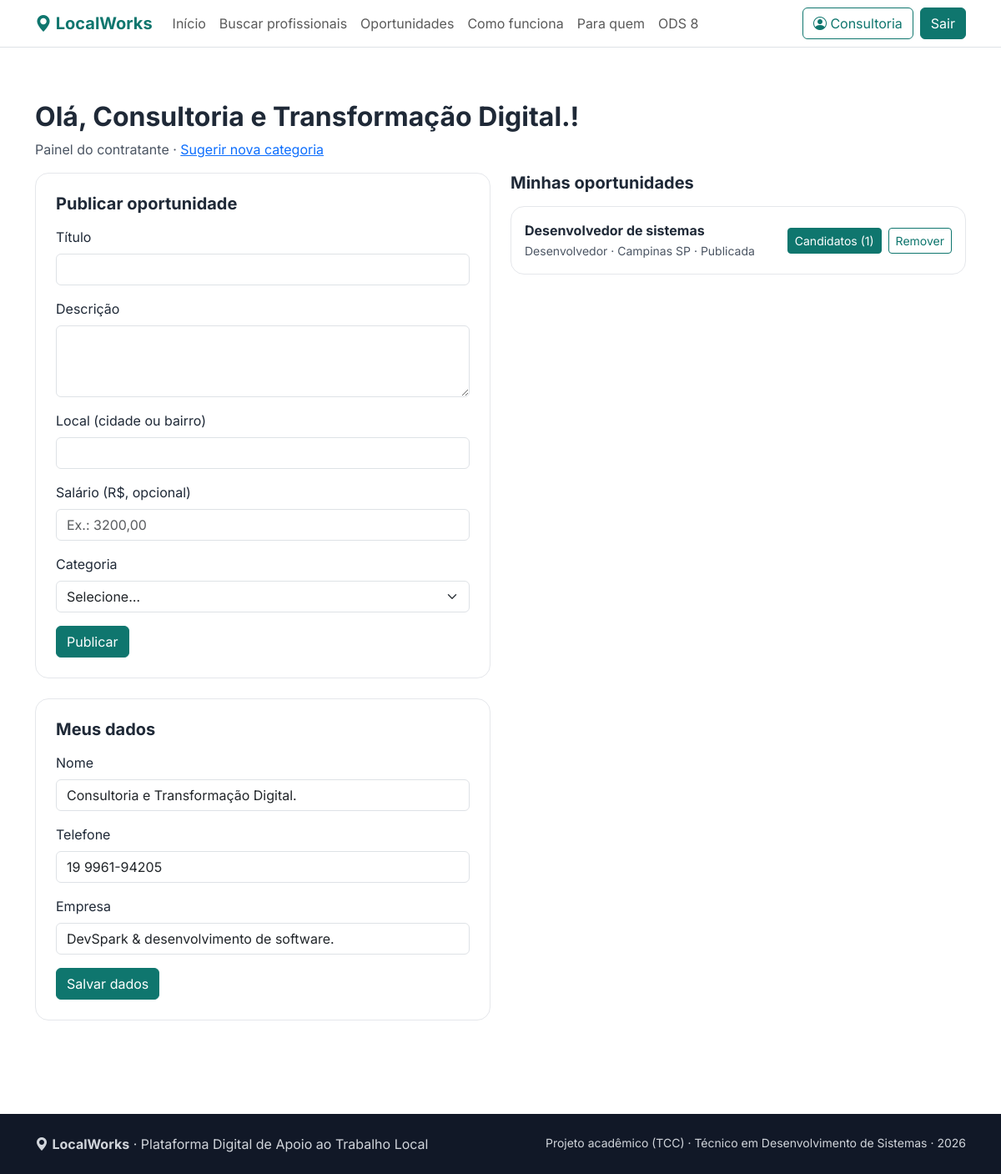
The app's page /painel.php (signed in) with its own data.
### tables this page shows
CREATE TABLE `contratante` (
  `id_contratante` int(10) UNSIGNED NOT NULL,
  `cnpj` varchar(18) DEFAULT NULL,
  `empresa` varchar(100) DEFAULT NULL
);

CREATE TABLE `usuario` (
  `id_usuario` int(10) UNSIGNED NOT NULL,
  `nome` varchar(100) NOT NULL,
  `email` varchar(100) NOT NULL,
  `telefone` varchar(20) DEFAULT NULL,
  `senha` varchar(255) NOT NULL
);

CREATE TABLE `oportunidade` (
  `id_oportunidade` int(10) UNSIGNED NOT NULL,
  `titulo` varchar(100) NOT NULL,
  `descricao` text DEFAULT NULL,
  `localizacao` varchar(100) DEFAULT NULL,
  `valor_proposto` decimal(10,2) DEFAULT NULL,
  `publicada` tinyint(1) NOT NULL DEFAULT 1,
  `data_publicacao` datetime NOT NULL DEFAULT current_timestamp(),
  `id_contratante` int(10) UNSIGNED NOT NULL,
  `id_categoria` int(10) UNSIGNED NOT NULL
);

CREATE TABLE `categoria` (
  `id_categoria` int(10) UNSIGNED NOT NULL,
  `nome` varchar(100) NOT NULL,
  `descricao` text DEFAULT NULL,
  `aprovada` tinyint(1) NOT NULL DEFAULT 0
);

### includes/iniciar.php (called while the page is built, shortened)
<?php
require_once __DIR__ . '/../src/Conexao.php';
require_once __DIR__ . '/../src/Profissionais.php';
require_once __DIR__ . '/../src/Painel.php';
function e(mixed $texto): string
{
    return htmlspecialchars((string) $texto, ENT_QUOTES, 'UTF-8');
}
function usuarioLogado(): ?array
{
    return $_SESSION['usuario'] ?? null;
}

### src/Conexao.php (called while the page is built, shortened)
<?php
final class Conexao
{
    private static ?PDO $pdo = null;
    public static function obter(): PDO
    {
        if (self::$pdo instanceof PDO) {
            return self::$pdo;
        }
        $host = '127.0.0.1';
        $porta = '3306';
        $banco = 'LocalWorks_DB';
        $usuario = 'root';
        $senha = '';
        $dsn = "mysql:host={$host};port={$porta};dbname={$banco};charset=utf8mb4";
        self::$pdo = new PDO($dsn, $usuario, $senha, [
            PDO::ATTR_ERRMODE => PDO::ERRMODE_EXCEPTION,
            PDO::ATTR_DEFAULT_FETCH_MODE => PDO::FETCH_ASSOC,
            PDO::ATTR_EMULATE_PREPARES => false,
        ]);
        return self::$pdo;
    }
}

### src/Profissionais.php (called while the page is built, shortened)
<?php
require_once __DIR__ . '/Conexao.php';
final class Profissionais
{
    public static function listarCategorias(): array
    {
        return Conexao::obter()
            ->query(
                'SELECT id_categoria, nome
                 FROM categoria
                 WHERE aprovada = 1
                 ORDER BY nome'
            )
            ->fetchAll();
    }
}

### src/Painel.php (called while the page is built, shortened)
<?php
require_once __DIR__ . '/Conexao.php';
final class Painel
{
    private static function rodar(string $sql, array $params = []): PDOStatement
    {
        $stmt = Conexao::obter()->prepare($sql);
        $stmt->execute($params);
        return $stmt;
    }
    public static function minhasOportunidades(int $idContratante): array
    {
        return self::rodar(
            'SELECT
                o.id_oportunidade,
                o.titulo,
                o.localizacao,
                o.publicada,
                c.nome AS categoria
             FROM oportunidade o
             INNER JOIN categoria c
                ON c.id_categoria = o.id_categoria
             WHERE o.id_contratante = ?
             ORDER BY o.id_oportunidade DESC',
            [$idContratante]
        )->fetchAll();
    }
    public static function meusDados(int $id): ?array
    {
        return self::rodar(
            'SELECT
                u.nome,
                u.telefone,
                c.empresa,
                t.area_atendimento,
                t.descricao_perfil
             FROM usuario u
             LEFT JOIN contratante c
                ON c.id_contratante = u.id_usuario
             LEFT JOIN trabalhador t
                ON t.id_trabalhador = u.id_usuario
             WHERE u.id_usuario = ?',
            [$id]
        )->fetch() ?: null;
    }
}

### src/Candidatura.php (called while the page is built, shortened)
<?php
require_once __DIR__ . '/Conexao.php';
final class Candidatura
{
    private static function rodar(string $sql, array $params = []): PDOStatement
    {
        $stmt = Conexao::obter()->prepare($sql);
        $stmt->execute($params);
        return $stmt;
    }
    public static function contagemPorOportunidade(int $idContratante): array
    {
        $linhas = self::rodar(
            'SELECT o.id_oportunidade, COUNT(ca.id_candidatura) AS total
             FROM oportunidade o
             LEFT JOIN candidatura ca
                ON ca.id_oportunidade = o.id_oportunidade
             WHERE o.id_contratante = ?
             GROUP BY o.id_oportunidade',
            [$idContratante]
        )->fetchAll();
        return array_column($linhas, 'total', 'id_oportunidade');
    }
}

### public/painel.php (the view, shortened to what this page needs)
<?php
require_once __DIR__ . '/../includes/iniciar.php';
require_once __DIR__ . '/../src/Candidatura.php';
$u = usuarioLogado();
$tipo = $u['tipo'];
$id = (int) $u['id'];
$erros = [];
function campo(
    string $id,
    string $rotulo,
    string $valor = '',
    string $extra = ''
): string {
    return '<div class="mb-3">
        <label class="form-label" for="' . e($id) . '">' . e($rotulo) . '</label>
        <input class="form-control"
               id="' . e($id) . '"
               name="' . e($id) . '"
               value="' . e($valor) . '"
               ' . $extra . '
        >
    </div>';
}
function opcoes(array $categorias): string
{
    $html = '<option value="">Selecione…</option>';
    foreach ($categorias as $categoria) {
        $html .= '<option value="' . (int) $categoria['id_categoria'] . '">'
            . e($categoria['nome'])
            . '</option>';
    }
    return $html;
}
try {
    $categorias = Profissionais::listarCategorias();
} catch (Throwable $ex) {
    $erros[] = 'Não foi possível carregar os dados agora.';
}
$meus = [
    'nome' => '',
    'telefone' => '',
    'empresa' => '',
    'area_atendimento' => '',
    'descricao_perfil' => '',
];
try {
    if ($tipo !== 'administrador') {
        $meus = Painel::meusDados($id) ?: $meus;
    }
    if ($tipo === 'contratante') {
        $lista = Painel::minhasOportunidades($id);
        $contagem = Candidatura::contagemPorOportunidade($id);
    }
} catch (Throwable $ex) {
    $erros[] = 'Não foi possível carregar o painel agora.';
}
require_once __DIR__ . '/../includes/cabecalho.php';
?>
<section class="secao">
    <div class="container">
        <h1 class="h2 fw-bold">
            Olá, <?= e($u['nome']) ?>!
        </h1>
        <p class="text-secondary">
            Painel do <?= e($tipo) ?>
            <?php if ($tipo !== 'administrador'): ?>
                · <a href="sugerir_categoria.php">Sugerir nova categoria</a>
            <?php endif; ?>
        </p>
        <?php if ($tipo === 'administrador'): ?>
            <div class="row g-3 mb-4">
                <?php foreach ([
                    'trabalhadores' => 'Trabalhadores',
                    'contratantes' => 'Contratantes',
                    'oportunidades' => 'Oportunidades publicadas',
                    'servicos' => 'Serviços realizados',
                    'categorias' => 'Categorias aprovadas',
                ] as $chave => $rotulo): ?>
                    <div class="col-6 col-lg">
                        <div class="cartao p-3 text-center">
                            <div class="h3 fw-bold text-primary mb-0">
                                <?= (int) ($rel[$chave] ?? 0) ?>
                            </div>
                            <div class="small text-secondary">
                                <?= e($rotulo) ?>
                            </div>
                        </div>
                    </div>
                <?php endforeach; ?>
            </div>
            <div class="cartao p-4 mb-4">
                <strong>Valor movimentado em serviços:</strong>
                R$ <?= e(number_format(
                    (float) ($rel['valor_total'] ?? 0),
                    2,
                    ',',
                    '.'
                )) ?>
            </div>
            <h2 class="h4 fw-bold mb-3">
                Categorias pendentes
            </h2>
            <?php if (!$lista): ?>
                <p class="text-secondary">
                    Nenhuma categoria aguardando aprovação.
                </p>
            <?php endif; ?>
            <?php foreach ($lista as $categoria): ?>
                <form
                    method="post"
                    class="cartao p-3 mb-2 d-flex justify-content-between align-items-center"
                >
                    <?= csrfCampo() ?>
                    <input type="hidden" name="acao" value="aprovar">
                    <input
                        type="hidden"
                        name="id"
                        value="<?= (int) $categoria['id_categoria'] ?>"
                    >
                    <span><?= e($categoria['nome']) ?></span>
                    <button class="btn btn-primary btn-sm" type="submit">
                        Aprovar
                    </button>
                </form>
            <?php endforeach; ?>
        <?php else: ?>
            <div class="row g-4">
                <div class="col-lg-6">
                    <?php if ($tipo === 'contratante'): ?>
                        <form method="post" class="cartao p-4 mb-4">
                            <h2 class="h5 fw-bold mb-3">
                                Publicar oportunidade
                            </h2>
                            <?= campo('titulo', 'Título', '', 'required maxlength="100"') ?>
                            <div class="mb-3">
                                <label class="form-label" for="descricao">
                                    Descrição
                                </label>
                                <textarea
                                    class="form-control"
                                    id="descricao"
                                    name="descricao"
                                    rows="3"
                                ></textarea>
                            </div>
                            <?= campo('local', 'Local (cidade ou bairro)', '', 'required maxlength="100"') ?>
                            <?= campo(
                                'valor',
                                'Salário (R$, opcional)',
                                '',
                                'inputmode="decimal" maxlength="12" placeholder="Ex.: 3200,00"'
                            ) ?>
                            <div class="mb-3">
                                <label class="form-label" for="categoria">
                                    Categoria
                                </label>
                                <select
                                    class="form-select"
                                    id="categoria"
                                    name="categoria"
                                    required
                                >
                                    <?= opcoes($categorias) ?>
                                </select>
                            </div>
                            <button class="btn btn-primary" type="submit">
                                Publicar
                            </button>
                        </form>
                    <?php endif; ?>
                    <form method="post" class="cartao p-4">
                        <h2 class="h5 fw-bold mb-3">
                            Meus dados
                        </h2>
                        <?= campo(
                            'nome',
                            'Nome',
                            (string) $meus['nome'],
                            'required maxlength="100"'
                        ) ?>
                        <?= campo(
                            'telefone',
                            'Telefone',
                            (string) $meus['telefone'],
                            'maxlength="20"'
                        ) ?>
                        <?php if ($tipo === 'trabalhador'): ?>
                            <?= campo(
                                'area',
                                'Área de atendimento',
                                (string) $meus['area_atendimento'],
                                'required maxlength="100"'
                            ) ?>
                            <div class="mb-3">
                                <label class="form-label" for="descricao_d">
                                    Apresentação
                                </label>
                                <textarea
                                    class="form-control"
                                    id="descricao_d"
                                    name="descricao"
                                    rows="5"
                                    maxlength="1000"
                                ><?= e(trim((string) ($meus['descricao_perfil'] ?? ''))) ?></textarea>
                            </div>
                        <?php else: ?>
                            <?= campo(
                                'empresa',
                                'Empresa',
                                (string) $meus['empresa'],
                                'required maxlength="100"'
                            ) ?>
                        <?php endif; ?>
                        <button class="btn btn-primary" type="submit">
                            Salvar dados
                        </button>
                    </form>
                </div>
                <div class="col-lg-6">
                    <?php if ($tipo === 'contratante'): ?>
                        <h2 class="h5 fw-bold mb-3">
                            Minhas oportunidades
                        </h2>
                        <?php foreach ($lista as $oportunidade): ?>
                            <form
                                method="post"
                                class="cartao p-3 mb-2 d-flex justify-content-between align-items-center gap-2"
                            >
                                <span>
                                    <strong><?= e($oportunidade['titulo']) ?></strong>
                                    <br>
                                    <span class="small text-secondary">
                                        <?= e($oportunidade['categoria']) ?> ·
                                        <?= e($oportunidade['localizacao']) ?> ·
                                        <?= $oportunidade['publicada'] ? 'Publicada' : 'Removida' ?>
                                    </span>
                                </span>
                                <div class="d-flex gap-2">
                                    <a
                                        class="btn btn-primary btn-sm"
                                        href="candidatos.php?id=<?= (int) $oportunidade['id_oportunidade'] ?>"
                                    >
                                        Candidatos (<?= (int) ($contagem[$oportunidade['id_oportunidade']] ?? 0) ?>)
                                    </a>
                                    <?php if ($oportunidade['publicada']): ?>
                                        <button
                                            class="btn btn-outline-primary btn-sm"
                                            type="submit"
                                            onclick="return confirm('Deseja remover esta oportunidade?');"
                                        >
                                            Remover
                                        </button>
                                    <?php endif; ?>
                                </div>
                            </form>
                        <?php endforeach; ?>
                    <?php endif; ?>
                </div>
            </div>
        <?php endif; ?>
    </div>
</section>
<?php require_once __DIR__ . '/../includes/rodape.php'; ?>

### records on screen
contratante: nome "Consultoria e Transformação Digital.", telefone "19 9961-94205", empresa "DevSpark & desenvolvimento de software."
oportunidade: titulo "Desenvolvedor de sistemas", id_categoria.nome "Desenvolvedor", localizacao "Campinas SP", publicada "Publicada", id_oportunidade "1"

### other values on screen
explode(' ', $usuarioNav['nome'])[0] "Consultoria"
$u['nome'] "Consultoria e Transformação Digital."
$tipo "contratante"
$rotulo "Título Local (cidade ou bairro) Salário (R$, opcional) Nome Telefone Empresa"
